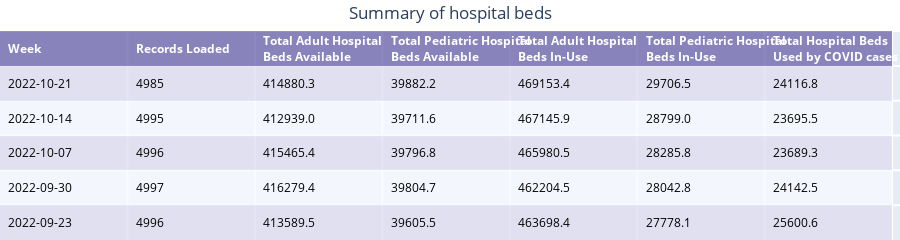

Notebook code cell kept with this figure:
### Markdown cell above
## 1.2 Summary of Hospital Beds

In this table, we list the recent five weeks hospital beds situation. It includes the upload date, load rows number, how many adult/pediatric beds are available or in-use, total hospital beds used by Covid cases. There are around two thousand more adult beds available and in-use compared with the last week, hospitals may have 4000 new beds since last week.

### Code cell
# II table
df_2 = records
df_2.columns = ["Week", "Records Loaded", "Total Adult Hospital<br />Beds Available", 
                             "Total Pediatric Hospital<br />Beds Available", 
                             "Total Adult Hospital<br />Beds In-Use", "Total Pediatric Hospital<br />Beds In-Use",
                             "Total Hospital Beds<br />Used by COVID cases"]
                             
fig_2 = ff.create_table(df_2, colorscale=colorscale)

fig_2.update_layout(
    {'margin':{'t':30}},
    title={
        "text":"Summary of hospital beds",
        "y":0.97,
        "x":0.5,
        "xanchor":"center",
        "yanchor":"top"
    },
    autosize=True
)

fig_2.show()

### Figure 1 — Plotly figure (JSON) as saved in the notebook; plotly's stock layout.template omitted (floating-point values rounded to 4 significant figures)
{"data": [{"colorscale": [[0, "#6a60a9"], [0.5, "#dedcee"], [1, "#F8FAFF"]], "hoverinfo": "none", "opacity": 0.75, "showscale": false, "type": "heatmap", "z": [[0, 0, 0, 0, 0, 0, 0], [0.5, 0.5, 0.5, 0.5, 0.5, 0.5, 0.5], [1, 1, 1, 1, 1, 1, 1], [0.5, 0.5, 0.5, 0.5, 0.5, 0.5, 0.5], [1, 1, 1, 1, 1, 1, 1], [0.5, 0.5, 0.5, 0.5, 0.5, 0.5, 0.5]]}], "layout": {"annotations": [{"align": "left", "font": {"color": "#ffffff"}, "showarrow": false, "text": "<b>Week</b>", "x": -0.45, "xanchor": "left", "xref": "x", "y": 0, "yref": "y"}, {"align": "left", "font": {"color": "#ffffff"}, "showarrow": false, "text": "<b>Records Loaded</b>", "x": 0.55, "xanchor": "left", "xref": "x", "y": 0, "yref": "y"}, {"align": "left", "font": {"color": "#ffffff"}, "showarrow": false, "text": "<b>Total Adult Hospital<br />Beds Available</b>", "x": 1.55, "xanchor": "left", "xref": "x", "y": 0, "yref": "y"}, {"align": "left", "font": {"color": "#ffffff"}, "showarrow": false, "text": "<b>Total Pediatric Hospital<br />Beds Available</b>", "x": 2.55, "xanchor": "left", "xref": "x", "y": 0, "yref": "y"}, {"align": "left", "font": {"color": "#ffffff"}, "showarrow": false, "text": "<b>Total Adult Hospital<br />Beds In-Use</b>", "x": 3.55, "xanchor": "left", "xref": "x", "y": 0, "yref": "y"}, {"align": "left", "font": {"color": "#ffffff"}, "showarrow": false, "text": "<b>Total Pediatric Hospital<br />Beds In-Use</b>", "x": 4.55, "xanchor": "left", "xref": "x", "y": 0, "yref": "y"}, {"align": "left", "font": {"color": "#ffffff"}, "showarrow": false, "text": "<b>Total Hospital Beds<br />Used by COVID cases</b>", "x": 5.55, "xanchor": "left", "xref": "x", "y": 0, "yref": "y"}, {"align": "left", "font": {"color": "#000000"}, "showarrow": false, "text": "2022-10-21", "x": -0.45, "xanchor": "left", "xref": "x", "y": 1, "yref": "y"}, {"align": "left", "font": {"color": "#000000"}, "showarrow": false, "text": "4985", "x": 0.55, "xanchor": "left", "xref": "x", "y": 1, "yref": "y"}, {"align": "left", "font": {"color": "#000000"}, "showarrow": false, "text": "414880.3", "x": 1.55, "xanchor": "left", "xref": "x", "y": 1, "yref": "y"}, {"align": "left", "font": {"color": "#000000"}, "showarrow": false, "text": "39882.2", "x": 2.55, "xanchor": "left", "xref": "x", "y": 1, "yref": "y"}, {"align": "left", "font": {"color": "#000000"}, "showarrow": false, "text": "469153.4", "x": 3.55, "xanchor": "left", "xref": "x", "y": 1, "yref": "y"}, {"align": "left", "font": {"color": "#000000"}, "showarrow": false, "text": "29706.5", "x": 4.55, "xanchor": "left", "xref": "x", "y": 1, "yref": "y"}, {"align": "left", "font": {"color": "#000000"}, "showarrow": false, "text": "24116.8", "x": 5.55, "xanchor": "left", "xref": "x", "y": 1, "yref": "y"}, {"align": "left", "font": {"color": "#000000"}, "showarrow": false, "text": "2022-10-14", "x": -0.45, "xanchor": "left", "xref": "x", "y": 2, "yref": "y"}, {"align": "left", "font": {"color": "#000000"}, "showarrow": false, "text": "4995", "x": 0.55, "xanchor": "left", "xref": "x", "y": 2, "yref": "y"}, {"align": "left", "font": {"color": "#000000"}, "showarrow": false, "text": "412939.0", "x": 1.55, "xanchor": "left", "xref": "x", "y": 2, "yref": "y"}, {"align": "left", "font": {"color": "#000000"}, "showarrow": false, "text": "39711.6", "x": 2.55, "xanchor": "left", "xref": "x", "y": 2, "yref": "y"}, {"align": "left", "font": {"color": "#000000"}, "showarrow": false, "text": "467145.9", "x": 3.55, "xanchor": "left", "xref": "x", "y": 2, "yref": "y"}, {"align": "left", "font": {"color": "#000000"}, "showarrow": false, "text": "28799.0", "x": 4.55, "xanchor": "left", "xref": "x", "y": 2, "yref": "y"}, {"align": "left", "font": {"color": "#000000"}, "showarrow": false, "text": "23695.5", "x": 5.55, "xanchor": "left", "xref": "x", "y": 2, "yref": "y"}, {"align": "left", "font": {"color": "#000000"}, "showarrow": false, "text": "2022-10-07", "x": -0.45, "xanchor": "left", "xref": "x", "y": 3, "yref": "y"}, {"align": "left", "font": {"color": "#000000"}, "showarrow": false, "text": "4996", "x": 0.55, "xanchor": "left", "xref": "x", "y": 3, "yref": "y"}, {"align": "left", "font": {"color": "#000000"}, "showarrow": false, "text": "415465.4", "x": 1.55, "xanchor": "left", "xref": "x", "y": 3, "yref": "y"}, {"align": "left", "font": {"color": "#000000"}, "showarrow": false, "text": "39796.8", "x": 2.55, "xanchor": "left", "xref": "x", "y": 3, "yref": "y"}, {"align": "left", "font": {"color": "#000000"}, "showarrow": false, "text": "465980.5", "x": 3.55, "xanchor": "left", "xref": "x", "y": 3, "yref": "y"}, {"align": "left", "font": {"color": "#000000"}, "showarrow": false, "text": "28285.8", "x": 4.55, "xanchor": "left", "xref": "x", "y": 3, "yref": "y"}, {"align": "left", "font": {"color": "#000000"}, "showarrow": false, "text": "23689.3", "x": 5.55, "xanchor": "left", "xref": "x", "y": 3, "yref": "y"}, {"align": "left", "font": {"color": "#000000"}, "showarrow": false, "text": "2022-09-30", "x": -0.45, "xanchor": "left", "xref": "x", "y": 4, "yref": "y"}, {"align": "left", "font": {"color": "#000000"}, "showarrow": false, "text": "4997", "x": 0.55, "xanchor": "left", "xref": "x", "y": 4, "yref": "y"}, {"align": "left", "font": {"color": "#000000"}, "showarrow": false, "text": "416279.4", "x": 1.55, "xanchor": "left", "xref": "x", "y": 4, "yref": "y"}, {"align": "left", "font": {"color": "#000000"}, "showarrow": false, "text": "39804.7", "x": 2.55, "xanchor": "left", "xref": "x", "y": 4, "yref": "y"}, {"align": "left", "font": {"color": "#000000"}, "showarrow": false, "text": "462204.5", "x": 3.55, "xanchor": "left", "xref": "x", "y": 4, "yref": "y"}, {"align": "left", "font": {"color": "#000000"}, "showarrow": false, "text": "28042.8", "x": 4.55, "xanchor": "left", "xref": "x", "y": 4, "yref": "y"}, {"align": "left", "font": {"color": "#000000"}, "showarrow": false, "text": "24142.5", "x": 5.55, "xanchor": "left", "xref": "x", "y": 4, "yref": "y"}, {"align": "left", "font": {"color": "#000000"}, "showarrow": false, "text": "2022-09-23", "x": -0.45, "xanchor": "left", "xref": "x", "y": 5, "yref": "y"}, {"align": "left", "font": {"color": "#000000"}, "showarrow": false, "text": "4996", "x": 0.55, "xanchor": "left", "xref": "x", "y": 5, "yref": "y"}, {"align": "left", "font": {"color": "#000000"}, "showarrow": false, "text": "413589.5", "x": 1.55, "xanchor": "left", "xref": "x", "y": 5, "yref": "y"}, {"align": "left", "font": {"color": "#000000"}, "showarrow": false, "text": "39605.5", "x": 2.55, "xanchor": "left", "xref": "x", "y": 5, "yref": "y"}, {"align": "left", "font": {"color": "#000000"}, "showarrow": false, "text": "463698.4", "x": 3.55, "xanchor": "left", "xref": "x", "y": 5, "yref": "y"}, {"align": "left", "font": {"color": "#000000"}, "showarrow": false, "text": "27778.1", "x": 4.55, "xanchor": "left", "xref": "x", "y": 5, "yref": "y"}, {"align": "left", "font": {"color": "#000000"}, "showarrow": false, "text": "25600.6", "x": 5.55, "xanchor": "left", "xref": "x", "y": 5, "yref": "y"}], "autosize": true, "height": 230, "margin": {"b": 0, "l": 0, "r": 0, "t": 30}, "title": {"text": "Summary of hospital beds", "x": 0.5, "xanchor": "center", "y": 0.97, "yanchor": "top"}, "xaxis": {"dtick": 1, "gridwidth": 2, "showticklabels": false, "tick0": -0.5, "ticks": "", "zeroline": false}, "yaxis": {"autorange": "reversed", "dtick": 1, "gridwidth": 2, "showticklabels": false, "tick0": 0.5, "ticks": "", "zeroline": false}}}
